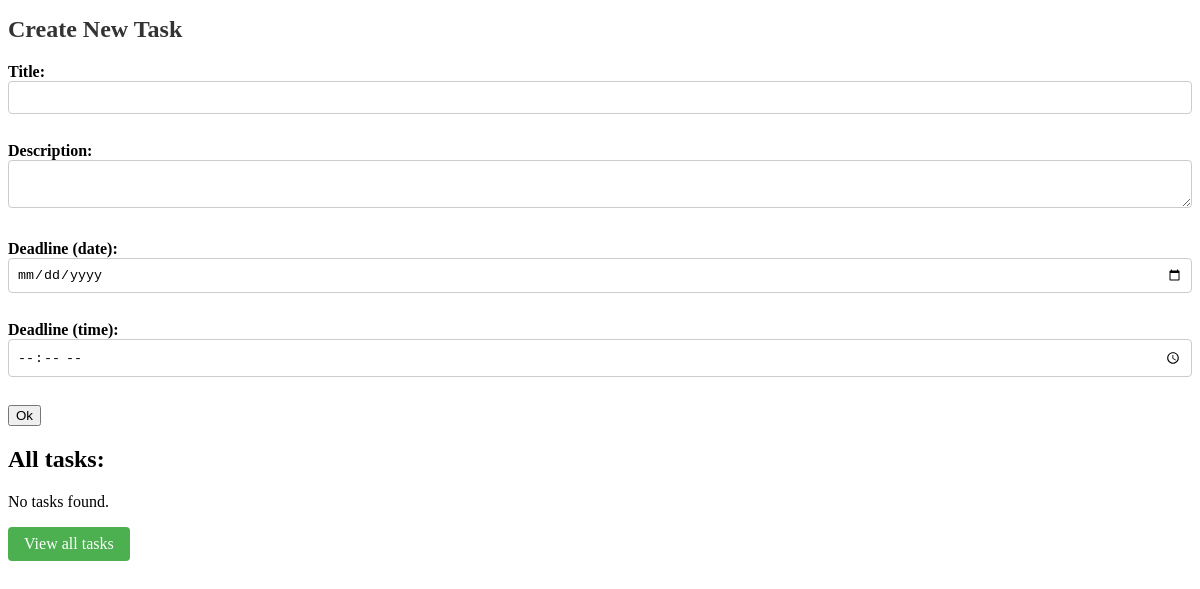
Before: /new_task/ with the older database file.
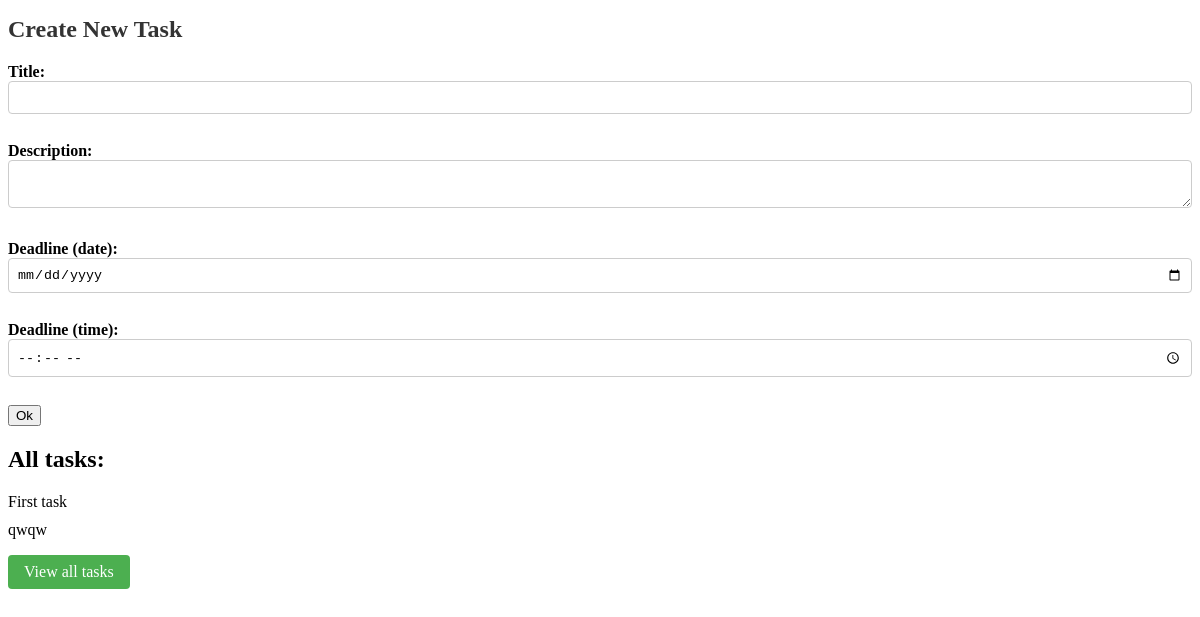
After: the same page with the newer database file.
### tracker/models.py (models this page shows, shortened)
class Task(models.Model):
    title = models.CharField(max_length=200)
    description = models.TextField()
    deadline = models.DateTimeField(null=True, blank=True)
    created_at = models.DateTimeField(auto_now_add=True)
    completed = models.BooleanField(default=False)
    class Meta:
        app_label = 'tracker'

### tracker/views.py (the view)
# urls.py: path('new_task/', task_list_view, name='task-list'),
def task_list_view(request):
    tasks = Task.objects.all()
    if request.method == 'POST':
        form = TaskForm(request.POST)
        if form.is_valid():
            form.save()
            return redirect('tasktracker:tasks')
    else:
        form = TaskForm()
    context = {'tasks': tasks,
               'form': form,
               }
    return render(request, 'tracker/task_list.html', context)

### tracker/forms.py (shortened to what this page needs)
class TaskForm(forms.ModelForm):
    class Meta:
        model = Task
        fields = ['title', 'description', 'deadline']
    deadline_date = forms.DateField(
        widget=forms.DateInput(attrs={'type': 'date'})
    )
    deadline_time = forms.TimeField(
        widget=forms.TimeInput(attrs={'type': 'time'})
    )

### tracker/templates/tracker/task_list.html (shortened to what this page needs)
{% load static %}
<!DOCTYPE html>
<html>
<head>
    <link rel="stylesheet" type="text/css" href="{% static 'styles.css' %}">
</head>
<body>
    <h1>Create New Task</h1>
    <form method="post">
        <label for="title">Title:</label><br>
        <input type="text" id="title" name="title"><br><br>
        <label for="description">Description:</label><br>
        <textarea id="description" name="description"></textarea><br><br>
        <label for="deadline_date">Deadline (date):</label><br>
        <input type="date" id="deadline_date" name="deadline_date" placeholder="dd.mm.yyyy"><br><br>
        <label for="deadline_time">Deadline (time):</label><br>
        <input type="time" id="deadline_time" name="deadline_time"><br><br>
        <input type="submit" value="Ok" class="button">
    </form>
    <h2>All tasks:</h2>
    <ul>
        {% for task in tasks %}
            <li>{{ task.title }}</li>
        {% empty %}
            <li>No tasks found.</li>
        {% endfor %}
    </ul>
    <a href="{% url 'tasktracker:tasks' %}" class="button">View all tasks</a>
</body>
</html>

### tracker/static/styles.css (style rules this page uses)
h1 { color: #333; font-size: 24px; margin-bottom: 20px; }
a.button { display: inline-block; padding: 8px 16px; background-color: #4CAF50; color: #fff; text-decoration: none; border-radius: 4px; transition: background-color 0.3s ease; }
form { margin-bottom: 20px; }
label { font-weight: bold; }
input[type="text"], input[type="date"], input[type="time"], textarea { width: 100%; padding: 8px; border: 1px solid #ccc; border-radius: 4px; box-sizing: border-box; margin-bottom: 10px; }
ul { list-style-type: none; padding: 0; }
ul li { margin-bottom: 10px; }

Changed rows visible on the page:
added Task: title "First task"
added Task: title "qwqw"
Other visible differences:
text no longer shown: "No tasks found."
